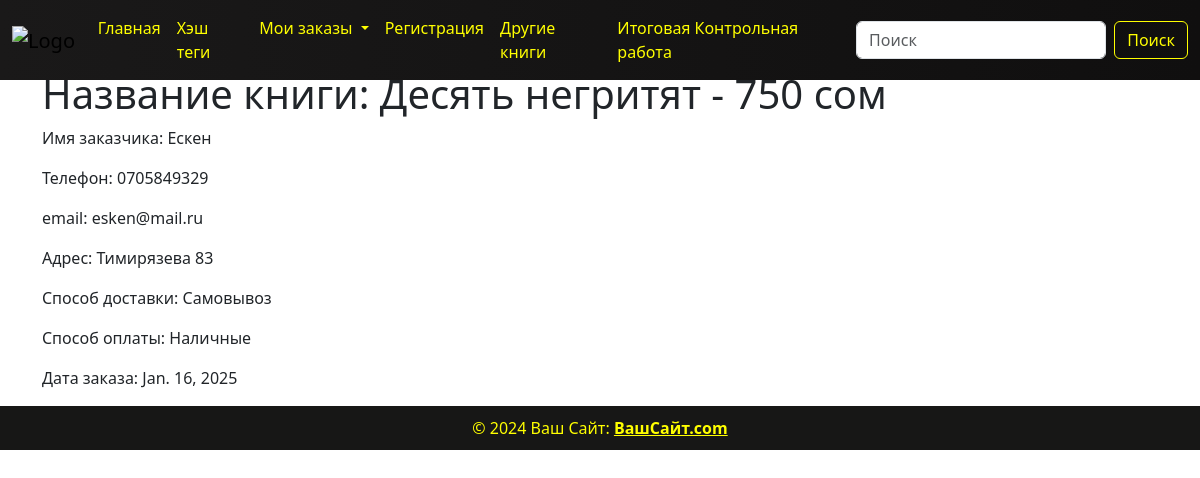
Page /orders_list/13/ on the committed database.
### basket/models.py (models this page shows, shortened)
class BasketModel(models.Model):
    DELIVERY_METHOD = (
        ('Самовывоз', 'Самовывоз'),
        ('Доставка на дом', 'Доставка на дом'),
    )
    PAYMENT_METHOD = (
        ('Наличные', 'Наличные'),
        ('Банковская карта', 'Банковская карта'),
        ('Денежный перевод', 'Денежный перевод'),
    )
    book = models.ForeignKey(Books, on_delete=models.CASCADE, related_name='book')
    name = models.CharField(max_length=100, verbose_name='имя')
    number = models.CharField(max_length=11, verbose_name='телефон')
    mail = models.EmailField(verbose_name='email')
    delivery_address = models.TextField(verbose_name='адрес')
    delivery_choice = models.CharField(max_length=100, choices=DELIVERY_METHOD, verbose_name='способ доставки')
    payment_method = models.CharField(max_length=100, choices=PAYMENT_METHOD, verbose_name='способ оплаты')
    ordered_at = models.DateField(auto_now_add=True, null=True)
    class Meta:
        verbose_name = 'заказ'
        verbose_name_plural = 'заказы'

### library/models.py (models this page shows)
class Books(models.Model):
    GENRE_CHOICES = (
        ('Детектив', 'Детектив'),
        ('Романтика', 'Романтика'),
        ('Фантастика', 'Фантастика'),
    )
    image = models.ImageField(upload_to='movies/', verbose_name='загрузите фото', null=True)
    title = models.CharField(max_length=100, verbose_name='напишите название книги', null=True)
    description = models.TextField(verbose_name='укажите описание книги', blank=True)
    price = models.PositiveIntegerField(verbose_name='укажите цену', default=800)
    created_at = models.DateTimeField(auto_now_add=True)
    genre_choices = models.CharField(max_length=100, choices=GENRE_CHOICES,
                                     verbose_name='выберите жанр')
    mail = models.EmailField(unique=True, verbose_name='укажите email')
    director = models.CharField(max_length=100, verbose_name='укажите автора',
                                default='Джоан Роулинг', null=True)
    trailer = models.URLField(verbose_name='укажите ссылку с YouTube', null=True)
    class Meta:
        verbose_name = 'книга'
        verbose_name_plural = 'Список книг'
    def __str__(self):
        return f"{self.title} - {self.price} сом"

### basket/views.py (the view)
# urls.py: path('orders_list/<int:id>/', views.order_detail_view, name='order_detail'),
def order_detail_view(request, id):
    if request.method == 'GET':
        order_id = get_object_or_404(models.BasketModel, id=id)
        context = {'order_id': order_id}
        return render(request, template_name='basket/order_detail.html', context=context)

### templates/basket/order_detail.html
{% load static %} {% include 'components/header.html' %}
<link rel="stylesheet" href="{% static 'css/basket.css' %}" />
<body>
  <div class="container">
    <h1>Название книги: {{ order_id.book }}</h1>
    <p>Имя заказчика: {{ order_id.name }}</p>
    <p>Телефон: {{ order_id.number }}</p>
    <p>email: {{ order_id.mail }}</p>
    <p>Адрес: {{ order_id.delivery_address }}</p>
    <p>Способ доставки: {{ order_id.delivery_choice }}</p>
    <p>Способ оплаты: {{ order_id.payment_method }}</p>
    <p>Дата заказа: {{ order_id.ordered_at }}</p>
  </div>
</body>
{% include 'components/footer.html' %}

### static/css/basket.css (style rules this page uses)
body { display: flex; flex-direction: column; min-height: 100vh; padding-top: 70px; background: url("https://i.pinimg.com/736x/e3/7d/a9/e37da92d1e32051af32a81a8950733f3.jpg"); background-repeat: no-repeat; background-size: cover; background-position: center; }

### rows in the picture
BasketModel: book "Десять негритят - 750 сом", name "Ескен", number "0705849329", mail "esken@mail.ru", delivery_address "Тимирязева 83", delivery_choice "Самовывоз", payment_method "Наличные", ordered_at "Jan. 16, 2025"
